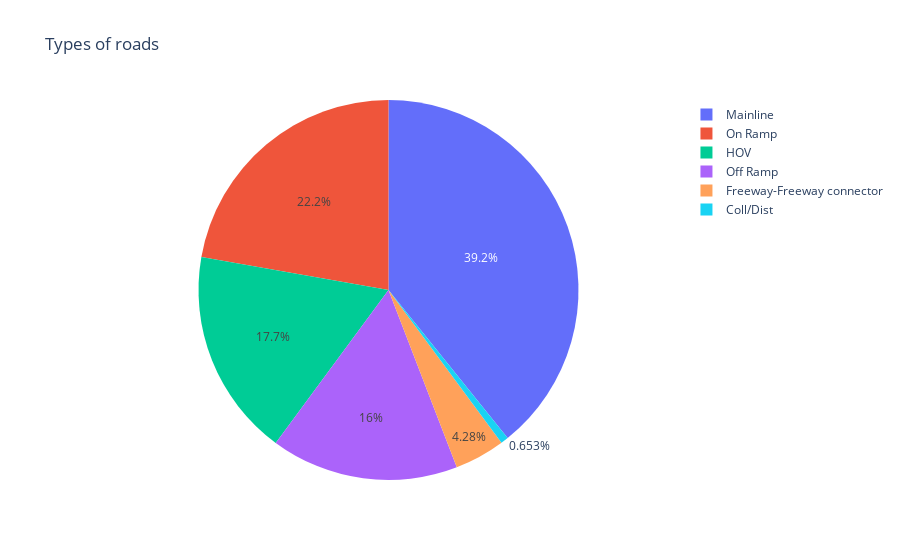

The notebook cell saved with this chart:
### Code cell
PieChartRoadwayType(dfMetaData)

### Figure 1 — Plotly figure (JSON) as saved in the notebook; plotly's stock layout.template omitted (floating-point values rounded to 4 significant figures)
{"data": [{"domain": {"x": [0, 1], "y": [0, 1]}, "hovertemplate": "Type=%{label}<br>count=%{value}<extra></extra>", "labels": ["Mainline", "On Ramp", "HOV", "Off Ramp", "Freeway-Freeway connector", "Coll/Dist"], "legendgroup": "", "name": "", "showlegend": true, "type": "pie", "values": [1923, 1090, 866, 783, 210, 32]}], "layout": {"legend": {"tracegroupgap": 0}, "title": {"text": "Types of roads"}}}
